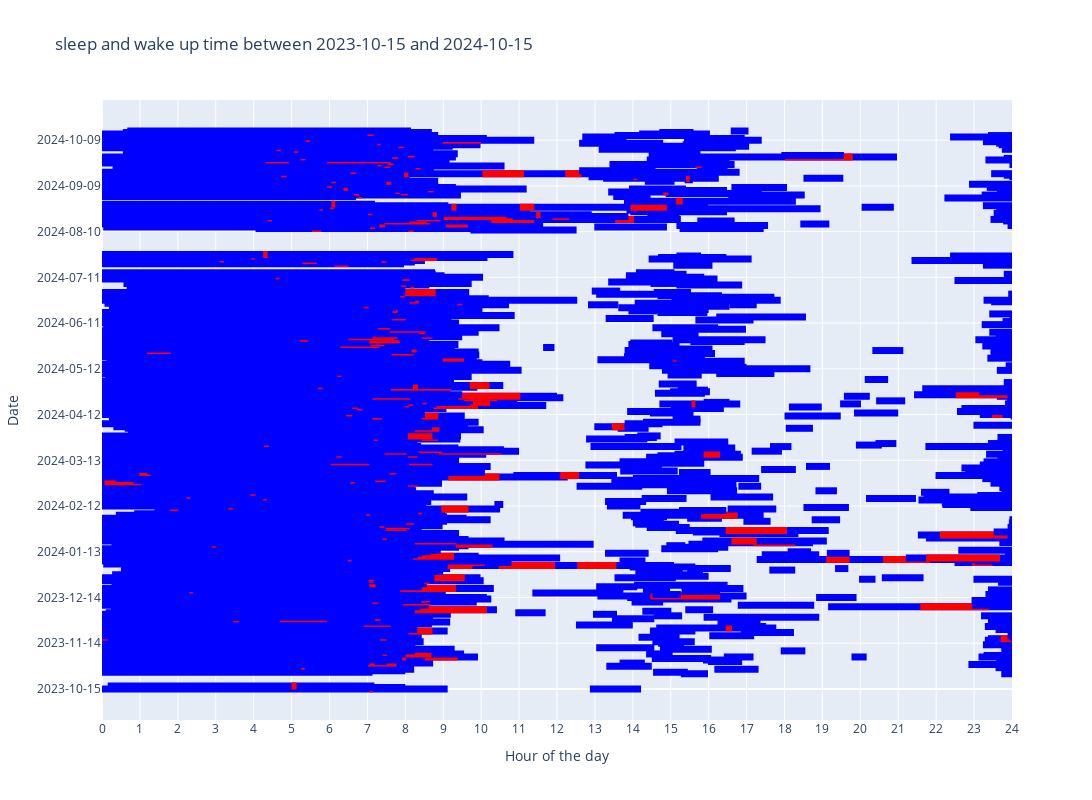

Source (notebook cell):
### Code cell
aggregatedDatafromGranular.plot_wake_up_periods('2023-10-15', '2024-10-15')
